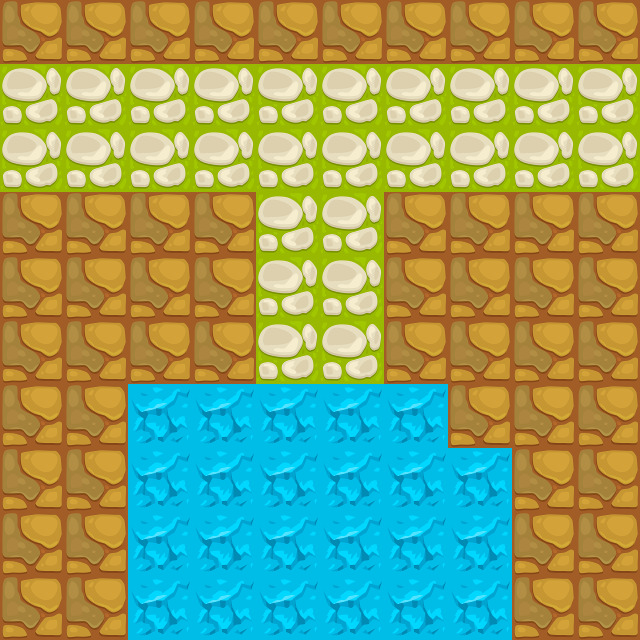

A level layout from a 2D game, rendered from its tile map. Below: a short description, then the map file with its tile-grid data intact:
An orthogonal 10x10 tile map with 64x64 px tiles, 1 tile layer (map_layer).

<map version="1.2" tiledversion="1.2.4" orientation="orthogonal" renderorder="right-down" width="10" height="10" tilewidth="64" tileheight="64" infinite="0" nextlayerid="2" nextobjectid="1">
 <tileset firstgid="1" name="map_tiles" tilewidth="64" tileheight="64" tilecount="6" columns="0">
  <grid orientation="orthogonal" width="1" height="1" />
  <tile id="0">
   <image width="64" height="64" source="clay_tile_64_01.png" />
  </tile>
  <tile id="1">
   <image width="64" height="64" source="grass_01_tile_64_01.png" />
  </tile>
  <tile id="2">
   <image width="64" height="64" source="ice_tile_64_01.png" />
  </tile>
  <tile id="3">
   <image width="64" height="64" source="paving_01_tile_64_02.png" />
  </tile>
  <tile id="4">
   <image width="64" height="64" source="paving_02_tile_64_01.png" />
  </tile>
  <tile id="5">
   <image width="64" height="64" source="sand_01_tile_64_01.png" />
  </tile>
 </tileset>
 <layer id="1" name="map_layer" width="10" height="10">
  <data encoding="csv">
1,1,1,1,1,1,1,1,1,1,
2,2,2,2,2,2,2,2,2,2,
2,2,2,2,2,2,2,2,2,2,
1,1,1,1,2,2,1,1,1,1,
1,1,1,1,2,2,1,1,1,1,
1,1,1,1,2,2,1,1,1,1,
1,1,3,3,3,3,3,1,1,1,
1,1,3,3,3,3,3,3,1,1,
1,1,3,3,3,3,3,3,1,1,
1,1,3,3,3,3,3,3,1,1
</data>
 </layer>
</map>
